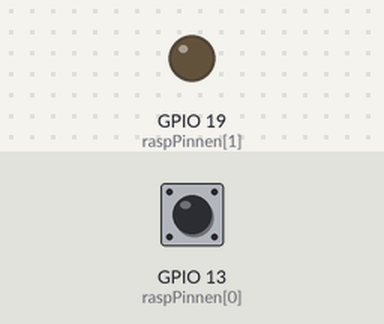
This program was run on a simulated Raspberry Pi (BCM pin numbers). Parts: output pins drawn as LEDs (lit = HIGH). Dashed ring = blinking. The inputs (shaded band) are chosen by the test bench; at power-on: GPIO 13 (raspPinnen[0]) HIGH. The clock reads 2024-03-15 10:24:30 at power-on unless the program sets it.

Above: at 0.1 s.
At 1.2 s:
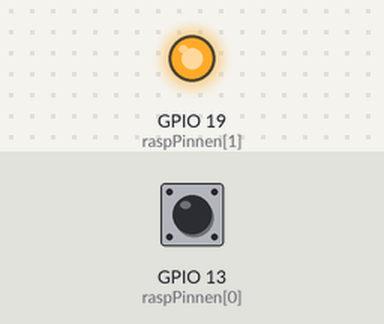
1.3 s: GPIO 13 (raspPinnen[0]) pulled LOW for 3.2 s
At 4.8 s:
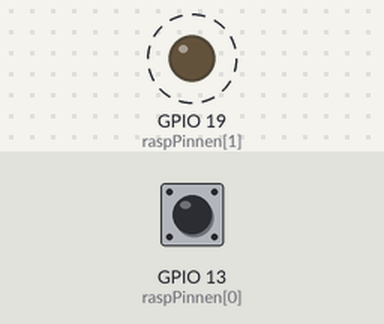
Timing chart, 0 to 12.0 s (numbered marks = the images above; inputs shaded):
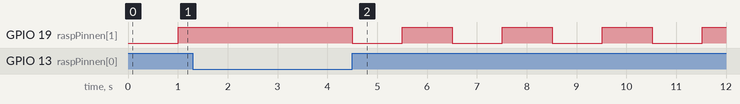

Measured:
- by itself, GPIO 19 (raspPinnen[1]): alternates HIGH for 1.0 s and LOW for 1.0 s

The program:

8c.py
```python
#bron Jeremy
import RPi.GPIO as GPIO
import time

raspPinnen = [13, 19]
vorigeTijd = 0
status = False

GPIO.setmode(GPIO.BCM)
GPIO.setup(raspPinnen[0], GPIO.IN, pull_up_down=GPIO.PUD_UP)
GPIO.setup(raspPinnen[1], GPIO.OUT)

def millis():
    return time.time() * 1000

#functie die de status van de pinnen regelt
while True:
    if GPIO.input(raspPinnen[0]):
        if millis() - vorigeTijd >= 1000:
            vorigeTijd = millis()
            if status:
                GPIO.output(raspPinnen[1], GPIO.HIGH)
                status = False
            else:
                GPIO.output(raspPinnen[1], GPIO.LOW)
                status = True
```
